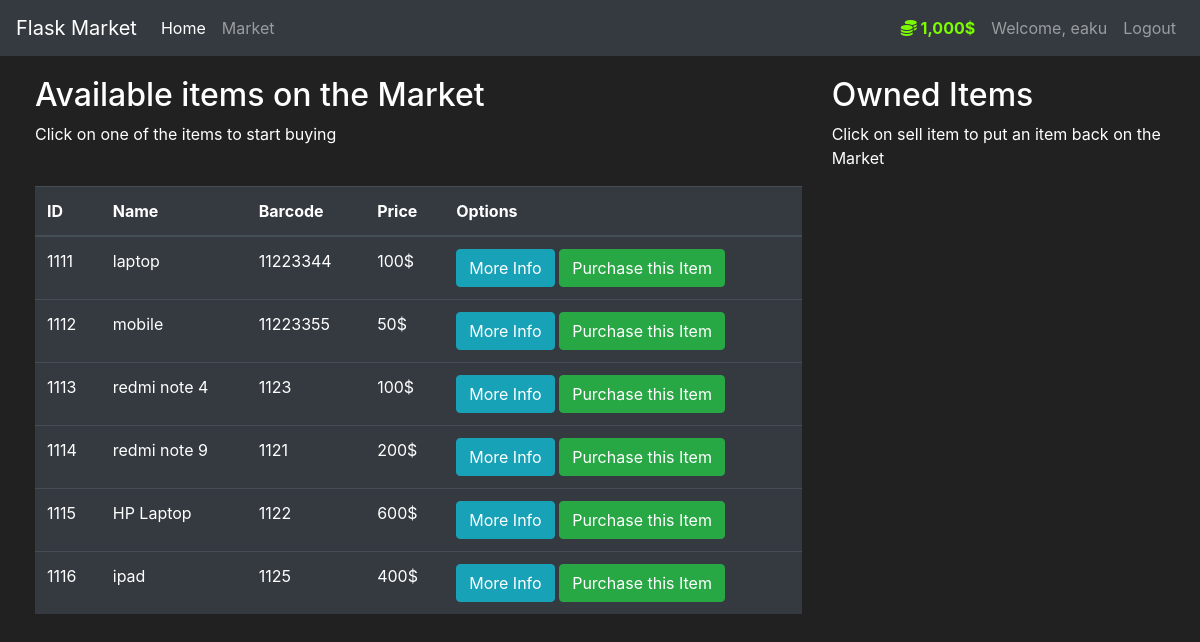
The app's page /market (signed in) with its own data.
### market/models.py (models this page shows, shortened)
class User(db.Model, UserMixin):
    id = db.Column(db.Integer(), primary_key=True)
    username = db.Column(db.String(length=30), nullable=False, unique=True)
    email_address = db.Column(db.String(length=50), nullable=False, unique=True)
    password_hash = db.Column(db.String(length=60), nullable=False)
    budget = db.Column(db.Integer(), nullable=False, default=1000)
    items = db.relationship('Item', backref='owned_user', lazy=True)
    @property
    def prettier_budget(self):
        if len(str(self.budget)) >= 4:
            return f'{str(self.budget)[:-3]},{str(self.budget)[-3:]}$'
        else:
            return f"{self.budget}$"
    @property
    def password(self):
        return self.password

class Item(db.Model):
    id = db.Column(db.Integer(), primary_key=True)
    name = db.Column(db.String(length=30), nullable=False, unique=True)
    price = db.Column(db.Integer(), nullable=False)
    barcode = db.Column(db.String(length=12), nullable=False, unique=True)
    description = db.Column(db.String(length=1024), nullable=False, unique=True)
    owner = db.Column(db.Integer(), db.ForeignKey('user.id'))

### market/routes.py (the view, shortened to what this page needs)
@app.route('/market', methods=['GET', 'POST'])
@login_required
def market_page():
    purchase_form = PurchaseItemForm()
    selling_form = SellItemForm()
    if request.method == "GET":
        items = Item.query.filter_by(owner=None)
        owned_items = Item.query.filter_by(owner=current_user.id)
        return render_template('market.html', items=items, purchase_form=purchase_form, owned_items=owned_items,
                               selling_form=selling_form)

### market/models.py (called while the page is built)
@login_manager.user_loader
def load_user(user_id):
    return User.query.get(int(user_id))

### market/templates/market.html (shortened to what this page needs)
{% extends 'base.html' %}
{% block content %}
<div class="row" style="margin-top:20px; margin-left:20px">
   <div class="col-8">
       <h2>Available items on the Market</h2>
       <p>Click on one of the items to start buying</p>
       <br>
      <table class="table table-hover table-dark">
         <thead>
            <tr>
               <th scope="col">ID</th>
               <th scope="col">Name</th>
               <th scope="col">Barcode</th>
               <th scope="col">Price</th>
               <th scope="col">Options</th>
            </tr>
         </thead>
         <tbody>
            {% for item in items %}
            <tr>
               <td>{{ item.id }}</td>
               <td>{{ item.name }}</td>
               <td>{{ item.barcode }}</td>
               <td>{{ item.price }}$</td>
               <td>
                  <button class="btn btn-outline btn-info" data-toggle="modal" data-target="#Modal-MoreInfo-{{ item.id }}">More Info</button>
                  <button class="btn btn-outline btn-success" data-toggle="modal" data-target="#Modal-PurchaseConfirm-{{ item.id }}">Purchase this Item</button>
               </td>
            </tr>
            {% endfor %}
         </tbody>
      </table>
   </div>
   <div class="col-4">
        <h2>Owned Items</h2>
        <p>Click on sell item to put an item back on the Market</p>
        <br>
   </div>
</div>
{% endblock %}

### market/templates/base.html (shortened to what this page needs)
<!doctype html>
<html lang="en">
   <head>
      <link rel="stylesheet" href="https://cdn.jsdelivr.net/npm/bootstrap@4.5.3/dist/css/bootstrap.min.css">
   </head>
   <body>
    <nav class="navbar navbar-expand-md navbar-dark bg-dark">
      <a class="navbar-brand" href="#">Flask Market</a>
      <div class="collapse navbar-collapse" id="navbarNav">
        <ul class="navbar-nav mr-auto">
            <li class="nav-item active">
                <a class="nav-link" href="{{ url_for('home_page') }}">Home <span class="sr-only">(current)</span></a>
            </li>
            <li class="nav-item">
                <a class="nav-link" href="{{ url_for('market_page') }}">Market</a>
            </li>
        </ul>
          {% if current_user.is_authenticated %}
            <ul class="navbar-nav">
                <li class="nav-item">
                    <a class="nav-link" style="color: lawngreen; font-weight: bold">
                        <i class="fas fa-coins"></i>
                        {{ current_user.prettier_budget }}
                    </a>
                </li>
                <li class="nav-item">
                    <a class="nav-link">Welcome, {{ current_user.username }}</a>
                </li>
                <li class="nav-item">
                    <a class="nav-link" href="{{ url_for('logout_page') }}">Logout</a>
                </li>
            </ul>
          {% endif %}
      </div>
    </nav>
      {% block content %}
      {% endblock %}
   </body>
</html>

### market/templates/base.html (style rules this page uses)
body { background-color: #212121; color: white }

### records on screen
User: prettier_budget "1,000$", username "eaku"
Item: id "1111", name "laptop", barcode "11223344", price "100"
Item: id "1112", name "mobile", barcode "11223355", price "50"
Item: id "1113", name "redmi note 4", barcode "1123", price "100"
Item: id "1114", name "redmi note 9", barcode "1121", price "200"
Item: id "1115", name "HP Laptop", barcode "1122", price "600"
Item: id "1116", name "ipad", barcode "1125", price "400"
